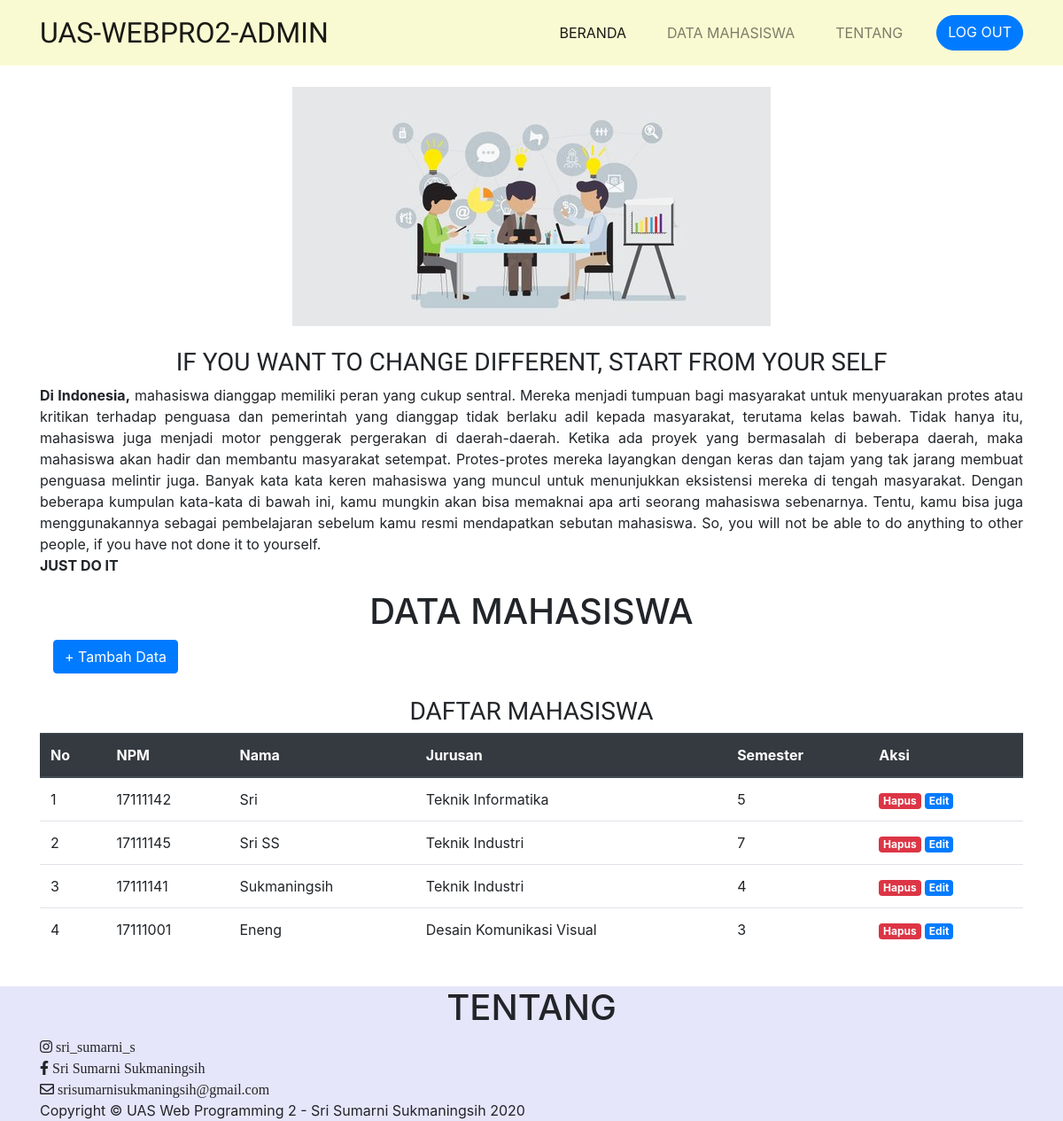
Screenshot of /index.php/admin with the database file from the repository.
### tables this page shows
CREATE TABLE `data_mahasiswa` (
  `id` int(11) NOT NULL,
  `npm` int(12) NOT NULL,
  `nama` varchar(50) NOT NULL,
  `jurusan` varchar(50) NOT NULL,
  `semester` int(5) NOT NULL
);

### application/controllers/Admin.php (called while the page is built, shortened)
<?php
class Admin extends CI_Controller
{
	public function index()
	{
		$data['title'] = 'HALAMAN ADMIN';
		$data['data_mahasiswa'] =  $this->Mahasiswa_model->getAllMahasiswa();
		$this->load->view('admin/headadm', $data);
		$this->load->view('admin/index', $data);
	}
}

### index.php (called while the page is built, shortened)
<?php
require_once BASEPATH.'core/CodeIgniter.php';

### application/models/Mahasiswa_model.php (called while the page is built, shortened)
<?php
class Mahasiswa_model extends CI_model{
	public function getAllMahasiswa()
	{
		return $this->db->get('data_mahasiswa')->result_array();
	}
}

### application/views/admin/index.php (the view, shortened to what this page needs)
<br>
    <img src="<?= base_url();?>assets/img/jb.jpg" class="img-fluid" alt="Responsive image">
    <br>
    <div id="home">
      <div class="top">
        <div class="container atas">
          <h3 align="center">If you want to change different, start from your self</h1>
          <div class="row">
            <div class="col-lg-12 col-md-12 col-sm-12 col-xs-12">
              <p align="justify"><b>Di Indonesia,</b> mahasiswa dianggap memiliki peran yang cukup sentral. Mereka menjadi tumpuan bagi masyarakat untuk menyuarakan protes atau kritikan terhadap penguasa dan pemerintah yang dianggap tidak berlaku adil kepada masyarakat, terutama kelas bawah. Tidak hanya itu, mahasiswa juga menjadi motor penggerak pergerakan di daerah-daerah. Ketika ada proyek yang bermasalah di beberapa daerah, maka mahasiswa akan hadir dan membantu masyarakat setempat. Protes-protes mereka layangkan dengan keras dan tajam yang tak jarang membuat penguasa melintir juga. Banyak kata kata keren mahasiswa yang muncul untuk menunjukkan eksistensi mereka di tengah masyarakat. Dengan beberapa kumpulan kata-kata di bawah ini, kamu mungkin akan bisa memaknai apa arti seorang mahasiswa sebenarnya. Tentu, kamu bisa juga menggunakannya sebagai pembelajaran sebelum kamu resmi mendapatkan sebutan mahasiswa. So, you will not be able to do anything to other people, if you have not done it to yourself.
              <br><b>JUST DO IT</b></p>
            </div>
          </div>
        </div>
      </div>
    </div>
    <div class="container bawah" id="datamhs">
      <h1>DATA MAHASISWA</h1>
      <div class="row">
        <div class="col-lg-12 col-md-12 col-sm-12 col-xs-12">
          <div class="container">
            <a href="<?= base_url(); ?>admin/tambah" class="btn btn-primary" style="margin-bottom: 10px" > + Tambah Data</a>
            <br>
          </div>
          <div class="row mt-3">
            <div class="col-md">
              <h3>Daftar Mahasiswa</h3>
              <table class="table">
                <thead class="thead-dark">
                  <th scope="col">No</th>
                  <th scope="col">NPM</th>
                  <th scope="col">Nama</th>
                  <th scope="col">Jurusan</th>
                  <th scope="col">Semester</th>
                  <th scope="col">Aksi</th>
                </thead>
                <tbody>
                  <?php
                  $no = 1;
                  foreach($data_mahasiswa as $mhs):
                  ?>
                  <tr scope="row">
                    <td><?= $no; ?></td>
                    <td><?= $mhs['npm']; ?></td>
                    <td><?= $mhs['nama']; ?></td>
                    <td><?= $mhs['jurusan']; ?></td>
                    <td><?= $mhs['semester']; ?></td>
                    <td>
                      <a href="<?= base_url(); ?>admin/hapus/<?= $mhs['id']; ?>" class="badge badge-danger" onclick="return confirm('Yakin Data Dihapus ?');">Hapus</a>
                      <a href="<?= base_url(); ?>admin/ubah/<?= $mhs['id']; ?>" class="badge badge-primary")">Edit</a>
                    </td>
                  </tr>
                  <?php
                  $no++;
                  endforeach;
                  ?>
                </tbody>
              </table>
            </div>
          </div>
        </div>
      </div>
    </div>
    <br>
    <footer class="sticky-footer" id="about">
      <div class="container footer">
        <div class="copyright">
          <h1 class="t1">TENTANG</h1>
          <i class="fab fa-instagram"> sri_sumarni_s</i>
          <br>
          <i class="fab fa-facebook-f"> Sri Sumarni Sukmaningsih</i>
          <br>
          <i class="far fa-envelope"> srisumarnisukmaningsih@gmail.com</i>
          <br>
          <span class="t2">Copyright &copy; UAS Web Programming 2 - Sri Sumarni Sukmaningsih <?= date('Y') ?></span>
        </div>
      </div>
    </footer>
  </body>
</html>

### application/views/admin/headadm.php (shortened to what this page needs)
<!doctype html>
<html lang="en">
  <head>
    <link rel="stylesheet" href="https://stackpath.bootstrapcdn.com/bootstrap/4.4.1/css/bootstrap.min.css">
    <link href="<?= base_url('assets/'); ?>vendor/fontawesome-free/css/all.min.css" rel="stylesheet" type="text/css">
    <link rel="stylesheet" type="text/css" href="<?= base_url('assets/css/'); ?>style.css">
  </head>
  <body>
  <div class="up">
    <nav class="navbar navbar-expand-lg navbar-light">
      <div class="container" id="navbar">
        <a class="navbar-brand" href="#">UAS-WEBPRO2-ADMIN</a>
        <div class="collapse navbar-collapse" id="navbarNavAltMarkup">
          <div class="navbar-nav ml-auto">
            <a class="nav-item nav-link active" href="<?php base_url(''); ?> admin/index">Beranda <span class="sr-only">(current)</span></a>
            <a class="nav-item nav-link" href="#datamhs">Data Mahasiswa</a>
            <a class="nav-item nav-link" href="#about">Tentang</a>
            <a class="nav-item btn btn-primary tombol" href="<?= base_url('auth/logout'); ?>">Log Out</a>
          </div>
        </div>
      </div>
    </nav>
  </div>

### assets/css/style.css (style rules this page uses)
.up { background-color: #FAFAD2; }
h3 { font-family: Indie Flower; text-transform: uppercase; text-align: center; }
.img-fluid { max-width: 100%; height: auto; display: block; margin-left: auto; margin-right: auto; }
.navbar-brand { font-family: Viga; font-size: 32px; }
.tombol { text-transform: uppercase; border-radius: 40px; }
h1 { text-align: center; }
.sticky-footer { background-color: #E6E6FA; }
@media (min-width: 992px) { .nav-link { text-transform: uppercase; margin-right: 30px; } }

### rows the page displays
data_mahasiswa: npm "17111142", nama "Sri", jurusan "Teknik Informatika", semester "5"
data_mahasiswa: npm "17111145", nama "Sri SS", jurusan "Teknik Industri", semester "7"
data_mahasiswa: npm "17111141", nama "Sukmaningsih", jurusan "Teknik Industri", semester "4"
data_mahasiswa: npm "17111001", nama "Eneng", jurusan "Desain Komunikasi Visual", semester "3"
